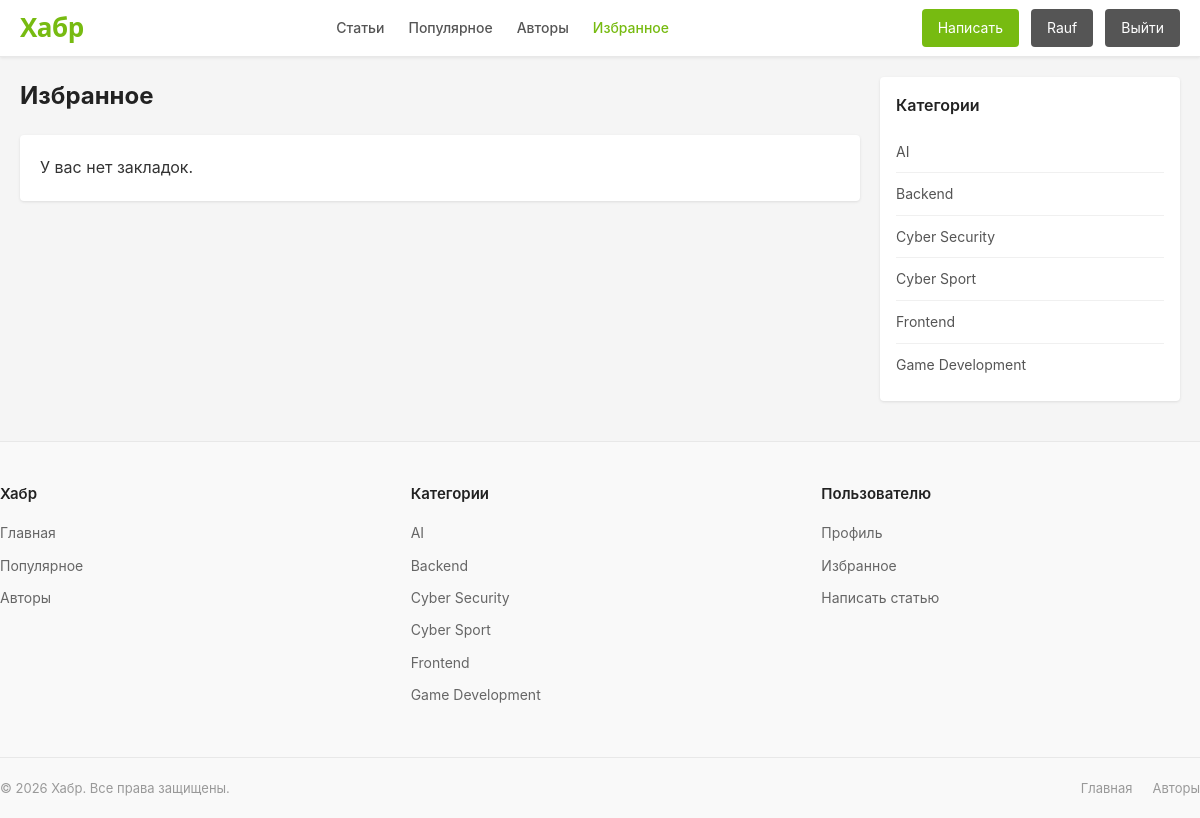
Page /bookmarks/ (signed in) on the committed database.
### users/models.py (models this page shows, shortened)
class User(AbstractUser):
    ROLE_CHOICES = [
        ('superadmin', 'Супер Админ'),
        ('admin', 'Админ'),
        ('user', 'Пользователь'),
    ]
    role = models.CharField(max_length=20, choices=ROLE_CHOICES, default='user')
    is_banned = models.BooleanField(default=False)
    avatar = models.ImageField(upload_to='avatars/', blank=True, null=True)
    bio = models.TextField(blank=True, null=True)
    def can_moderate_articles(self):
        return self.role in ('superadmin', 'admin')

### articles/models.py (models this page shows, shortened)
class Category(models.Model):
    name = models.CharField(max_length=100, unique=True)
    slug = models.SlugField(unique=True)
    class Meta:
        verbose_name = 'Категория'
        verbose_name_plural = 'Категории'
        ordering = ['name']

### articles/views.py (the view)
# urls.py: path('bookmarks/', views.bookmarks, name='bookmarks'),
@login_required
def bookmarks(request):
    bookmarks_list = Bookmark.objects.filter(user=request.user).select_related('article', 'article__author', 'article__category')
    context = {
        'bookmarks': bookmarks_list,
    }
    return render(request, 'articles/bookmarks.html', context)

### articles/context_processors.py (called while the page is built)
def categories(request):
    return {
        'categories': Category.objects.all(),
    }

### templates/articles/bookmarks.html (shortened to what this page needs)
{% extends 'base.html' %}
{% block content %}
    <h1 style="margin-bottom: 20px; font-size: 24px; color: #222;">Избранное</h1>
    {% for bm in bookmarks %}
        <article class="card">
            {% if bm.article.image %}
                <img src="{{ bm.article.image.url }}" alt="{{ bm.article.title }}" class="card-image">
            {% endif %}
            <div class="card-body">
                <h2 class="card-title"><a href="{% url 'article_detail' bm.article.pk %}">{{ bm.article.title }}</a></h2>
                <div class="card-meta">
                    <span class="author">
                        <span class="author-avatar" style="width: 24px; height: 24px; font-size: 12px;">{{ bm.article.author.username|first|upper }}</span>
                        <a href="{% url 'profile_detail' bm.article.author.pk %}">{{ bm.article.author.username }}</a>
                    </span>
                    <span>{{ bm.article.created_at|date:"d.m.Y H:i" }}</span>
                    <span class="badge badge-success">{{ bm.article.category.name }}</span>
                </div>
                <p class="card-text">{{ bm.article.content|truncatewords:30 }}</p>
            </div>
            <div class="card-footer">
                <div class="stats">
                    <span>Рейтинг: {{ bm.article.rating_avg|default:"—" }}</span>
                </div>
                <form method="post" action="{% url 'toggle_bookmark' bm.article.pk %}" style="display: inline;">
                    {% csrf_token %}
                    <button type="submit" class="btn btn-outline" style="padding: 4px 12px;">Убрать из закладок</button>
                </form>
            </div>
        </article>
    {% empty %}
        <div class="card">
            <div class="card-body">
                <p>У вас нет закладок.</p>
            </div>
        </div>
    {% endfor %}
{% endblock %}

### templates/base.html (shortened to what this page needs)
<!DOCTYPE html>
<html lang="ru">
<head>
</head>
<body>
    <header class="header">
        <div class="container header-inner">
            <a href="{% url 'home' %}" class="logo">Хабр</a>
            <nav class="nav">
                <a href="{% url 'home' %}" class="{% if request.resolver_match.url_name == 'home' %}active{% endif %}">Статьи</a>
                <a href="{% url 'popular' %}" class="{% if request.resolver_match.url_name == 'popular' %}active{% endif %}">Популярное</a>
                <a href="{% url 'authors' %}" class="{% if request.resolver_match.url_name == 'authors' %}active{% endif %}">Авторы</a>
                {% if user.is_authenticated %}
                    <a href="{% url 'bookmarks' %}" class="{% if request.resolver_match.url_name == 'bookmarks' %}active{% endif %}">Избранное</a>
                {% endif %}
            </nav>
            <div class="user-menu">
                {% if user.is_authenticated %}
                    <a href="{% url 'article_create' %}" class="btn btn-primary">Написать</a>
                    <a href="{% url 'profile' %}" class="btn btn-secondary">{{ user.username }}</a>
                    <a href="{% url 'logout' %}" class="btn btn-secondary">Выйти</a>
                {% else %}
                    <a href="{% url 'login' %}" class="btn btn-secondary">Войти</a>
                    <a href="{% url 'register' %}" class="btn btn-primary">Регистрация</a>
                {% endif %}
            </div>
        </div>
    </header>
    <main class="main">
        <div class="content">
            {% block content %}{% endblock %}
        </div>
        <aside class="sidebar">
            {% block sidebar %}
                <div class="sidebar-block">
                    <div class="sidebar-title">Категории</div>
                    <ul class="sidebar-list">
                        {% for cat in categories %}
                            <li><a href="{% url 'category_articles' cat.slug %}">{{ cat.name }}</a></li>
                        {% empty %}
                            <li>Категории не найдены</li>
                        {% endfor %}
                    </ul>
                </div>
            {% endblock %}
        </aside>
    </main>
    <footer class="footer">
        <div class="container footer-inner">
            <div class="footer-column">
                <h3>Хабр</h3>
                <ul>
                    <li><a href="{% url 'home' %}">Главная</a></li>
                    <li><a href="{% url 'popular' %}">Популярное</a></li>
                    <li><a href="{% url 'authors' %}">Авторы</a></li>
                </ul>
            </div>
            <div class="footer-column">
                <h3>Категории</h3>
                <ul>
                    {% for cat in categories %}
                        <li><a href="{% url 'category_articles' cat.slug %}">{{ cat.name }}</a></li>
                    {% empty %}
                        <li>Категории не найдены</li>
                    {% endfor %}
                </ul>
            </div>
            <div class="footer-column">
                <h3>Пользователю</h3>
                <ul>
                    {% if user.is_authenticated %}
                        <li><a href="{% url 'profile' %}">Профиль</a></li>
                        <li><a href="{% url 'bookmarks' %}">Избранное</a></li>
                        <li><a href="{% url 'article_create' %}">Написать статью</a></li>
                    {% else %}
                        <li><a href="{% url 'login' %}">Вход</a></li>
                        <li><a href="{% url 'register' %}">Регистрация</a></li>
                    {% endif %}
                </ul>
            </div>
        </div>
        <div class="container footer-bottom">
            <div class="copy">&copy; 2026 Хабр. Все права защищены.</div>
            <div class="footer-links">
                <a href="{% url 'home' %}">Главная</a>
                <a href="{% url 'authors' %}">Авторы</a>
            </div>
        </div>
    </footer>
</body>
</html>

### templates/base.html (style rules this page uses)
* { margin: 0; padding: 0; box-sizing: border-box; }
html, body { height: 100%; }
body { font-family: -apple-system, BlinkMacSystemFont, 'Segoe UI', Roboto, 'Helvetica Neue', Arial, sans-serif; background-color: #f5f5f5; color: #333; line-height: 1.6; display: flex; flex-direction: column; min-height: 100vh; }
a { text-decoration: none; color: inherit; }
.container { max-width: 1200px; margin: 0 auto; padding: 0 20px; }
.header { background-color: #fff; color: #333; position: sticky; top: 0; z-index: 1000; box-shadow: 0 1px 3px rgba(0,0,0,0.08); border-bottom: 1px solid #e8e8e8; }
.header-inner { display: flex; align-items: center; justify-content: space-between; height: 56px; }
.logo { font-size: 26px; font-weight: 900; color: #77bb11; letter-spacing: -0.5px; font-family: 'Segoe UI', Arial, sans-serif; }
.nav { display: flex; gap: 24px; align-items: center; }
.nav a { color: #555; font-size: 14px; transition: color 0.2s; font-weight: 500; }
.nav a.active { color: #77bb11; }
.user-menu { display: flex; gap: 12px; align-items: center; }
.btn { display: inline-block; padding: 8px 16px; border-radius: 4px; font-size: 14px; cursor: pointer; border: none; transition: background-color 0.2s; }
.btn-primary { background-color: #77bb11; color: #fff; }
.btn-secondary { background-color: #555; color: #fff; }
.main { max-width: 1200px; margin: 20px auto; padding: 0 20px; display: flex; gap: 20px; flex: 1; width: 100%; }
.content { flex: 1; }
.sidebar { width: 300px; }
.card { background-color: #fff; border-radius: 4px; box-shadow: 0 1px 3px rgba(0,0,0,0.1); margin-bottom: 20px; overflow: hidden; }
.card-body { padding: 20px; }
.sidebar-block { background-color: #fff; border-radius: 4px; box-shadow: 0 1px 3px rgba(0,0,0,0.1); padding: 16px; margin-bottom: 20px; }
.sidebar-title { font-size: 16px; font-weight: 600; margin-bottom: 12px; color: #222; }
.sidebar-list { list-style: none; }
.sidebar-list li { padding: 8px 0; border-bottom: 1px solid #f0f0f0; }
.sidebar-list li:last-child { border-bottom: none; }
.sidebar-list a { color: #555; font-size: 14px; }
.footer { background-color: #f9f9f9; color: #666; font-size: 14px; border-top: 1px solid #e8e8e8; }
.footer-inner { display: grid; grid-template-columns: repeat(auto-fit, minmax(200px, 1fr)); gap: 32px; padding: 40px 0; }
.footer-column h3 { color: #222; font-size: 15px; font-weight: 600; margin-bottom: 16px; }
.footer-column ul { list-style: none; }
.footer-column li { margin-bottom: 10px; }
.footer-column a { color: #666; font-size: 14px; transition: color 0.2s; }
.footer-bottom { border-top: 1px solid #e8e8e8; padding: 20px 0; display: flex; justify-content: space-between; align-items: center; flex-wrap: wrap; gap: 12px; }
.footer-bottom .copy { color: #999; font-size: 13px; }
.footer-bottom .footer-links { display: flex; gap: 20px; }
.footer-bottom .footer-links a { color: #999; font-size: 13px; }

### rows in the picture
User: username "Rauf"
Category: name "AI"
Category: name "Backend"
Category: name "Cyber Security"
Category: name "Cyber Sport"
Category: name "Frontend"
Category: name "Game Development"
